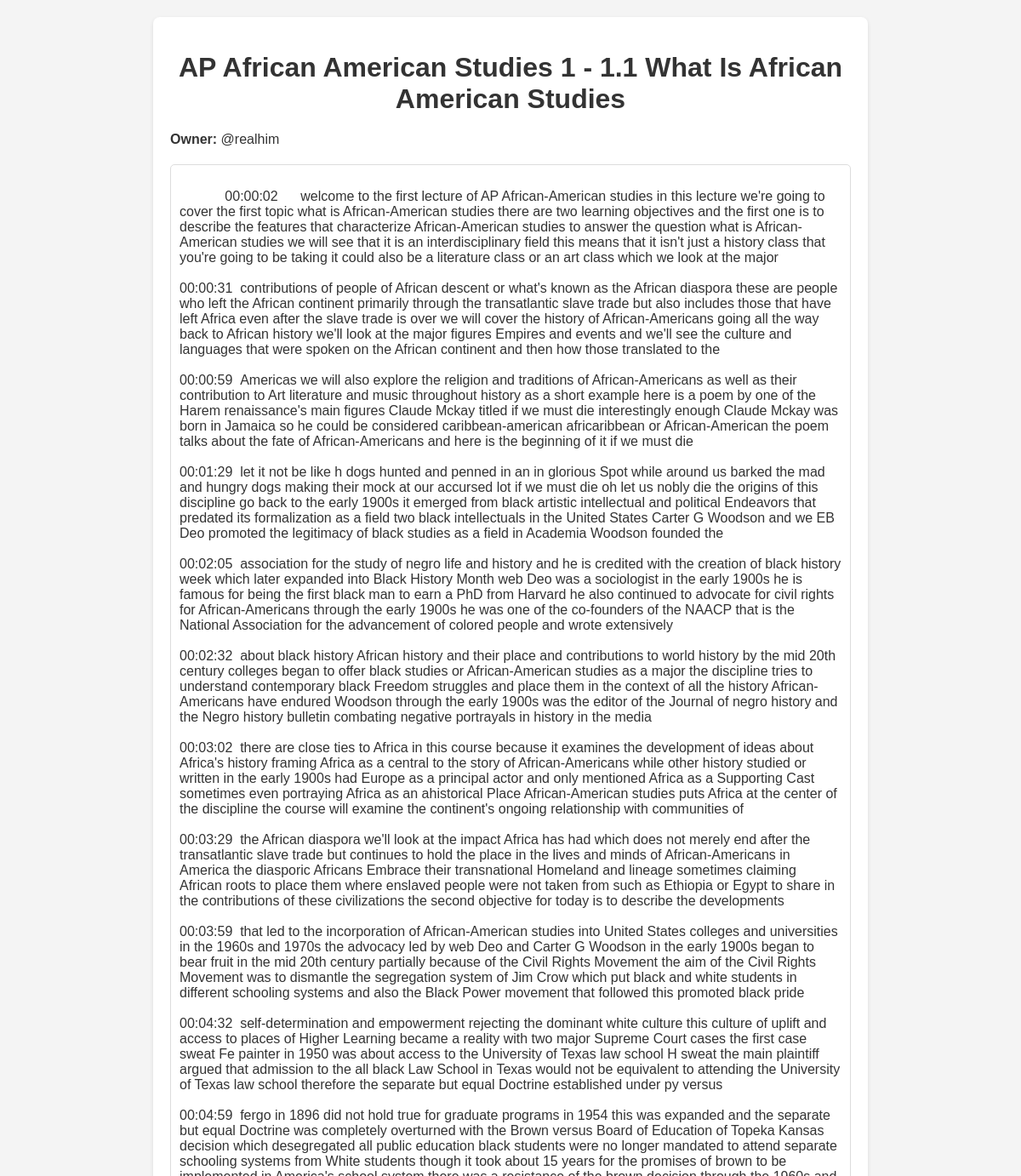
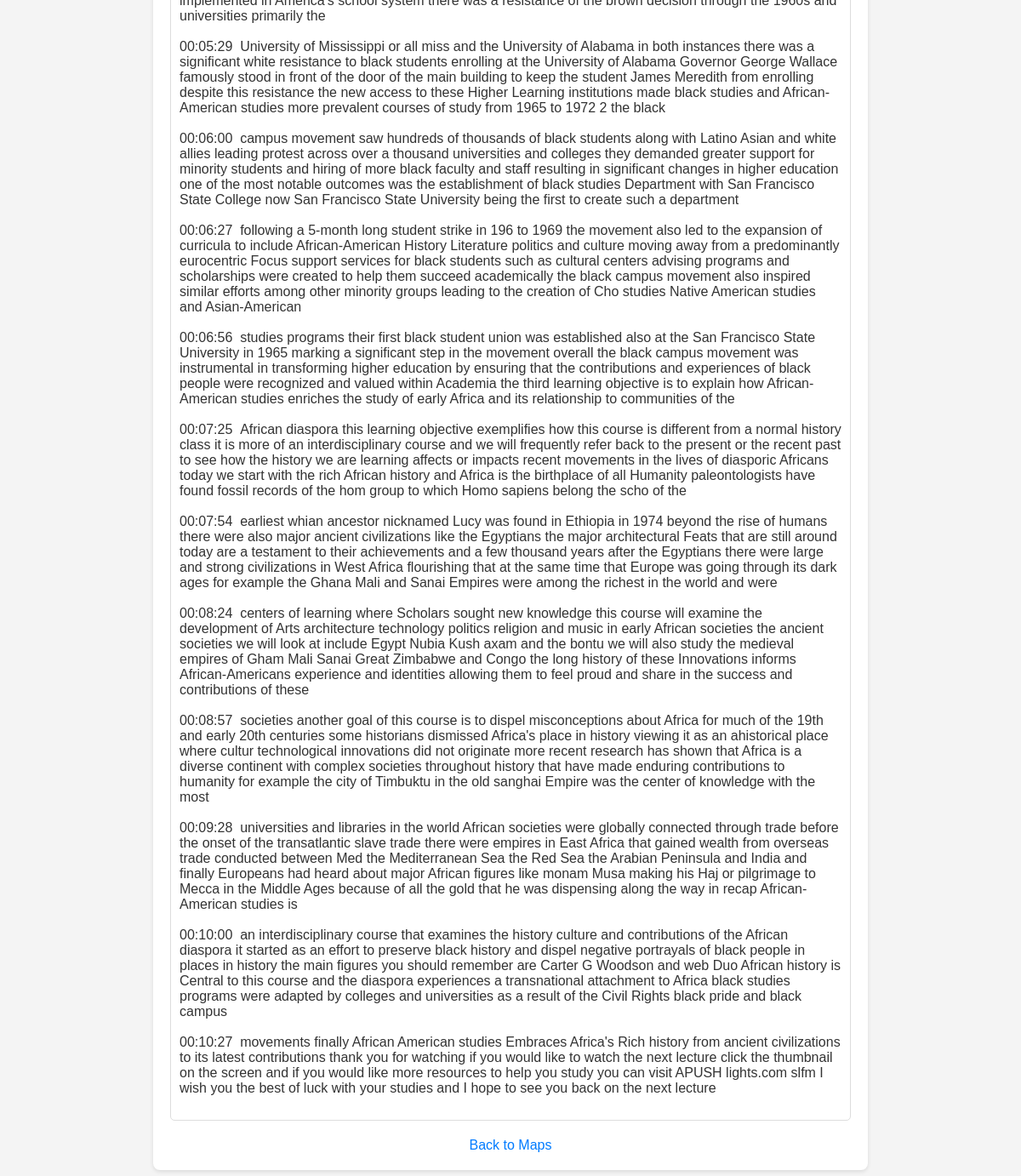
/map/document/AP African American Studies 1 - 1.1 What Is African American Studies/ (signed in), run on the app's committed database (2 pictures, top to bottom).
### members/models.py (models this page shows, shortened)
class Document(models.Model):
    documentId = models.BigAutoField(auto_created=True, primary_key=True, serialize=False, unique = True, null = False)
    creatorId = models.BigIntegerField(blank=False)
    name = models.CharField(max_length = 120, null=True)
    text = models.TextField()
    viewers = models.ManyToManyField(Member, blank = True)
    Mindmaps = models.ManyToManyField(Mindmap, blank = True, related_name="documents")

class Member(models.Model):
    username = models.CharField(max_length=255)
    authuser = models.OneToOneField(User, on_delete=models.CASCADE)
    userId = models.BigAutoField(auto_created=True, primary_key=True, serialize=False, unique = True, null = False)
    friends = models.ManyToManyField("self", blank = True)

### map/views.py (the view)
# urls.py: path('document/<str:document_name>/', views.document_detail, name='document_detail'),
@login_required
def document_detail(request, document_name):
    try:
        member = Member.objects.get(authuser=request.user)
    except Member.DoesNotExist:
        return redirect('members/myuser_dashboard')
    try:
        document = Document.objects.get(name = document_name, viewers = member )
    except Document.DoesNotExist:
        return HttpResponse("Document not found"+ ":" + document_name )
    return render(request, 'map/document_detail.html', {'document': document, "creator": Member.objects.get(pk = document.creatorId)})

### map/templates/map/document_detail.html (shortened to what this page needs)
<!DOCTYPE html>
<html>
<head>
</head>
<body>
    <div class="container">
        <h1>{{ document.name }}</h1>
        <div class="document-info">
            <p><strong>Owner:</strong> {{ creator.username }}</p>  </p> <p>
            </div>
        <div class="document-content">
            {{ document.text }}
        </div>
        <a class="back-link" href="{% url 'userMaps' %}">Back to Maps</a>
    </div>
</body>
</html>

### map/templates/map/document_detail.html (style rules this page uses)
body { font-family: sans-serif; margin: 0; background-color: #f4f4f4; color: #333; }
.container { width: 90%; max-width: 800px; margin: 20px auto; background-color: #fff; padding: 20px; border-radius: 8px; box-shadow: 0 2px 5px rgba(0, 0, 0, 0.1); }
h1 { text-align: center; margin-bottom: 20px; }
.document-info { margin-bottom: 20px; }
.document-info p { margin-bottom: 5px; }
.document-content { border: 1px solid #ddd; padding: 10px; border-radius: 5px; white-space: pre-wrap; overflow-wrap: break-word; }
.back-link { display: block; margin-top: 20px; text-align: center; color: #007bff; text-decoration: none; }

### data on the page
Document: name "AP African American Studies 1 - 1.1 What Is African American Studies", text "00:00:02 welcome to the first lecture of AP African-American studies in this lecture we're going to cover the first topic what is African-American studies there are two learning objectives and the first one is to describe the features that characterize African-American studies to answer the question what is African-American studies we will see that it is an interdisciplinary field this means that it isn't just a history class that you're going to be taking it could also be a literature class or an art class which we look at the major 00:00:31 contributions of people of African descent or what's known as the African diaspora these are people who left the African continent primarily through…"
Member: username "@realhim"
